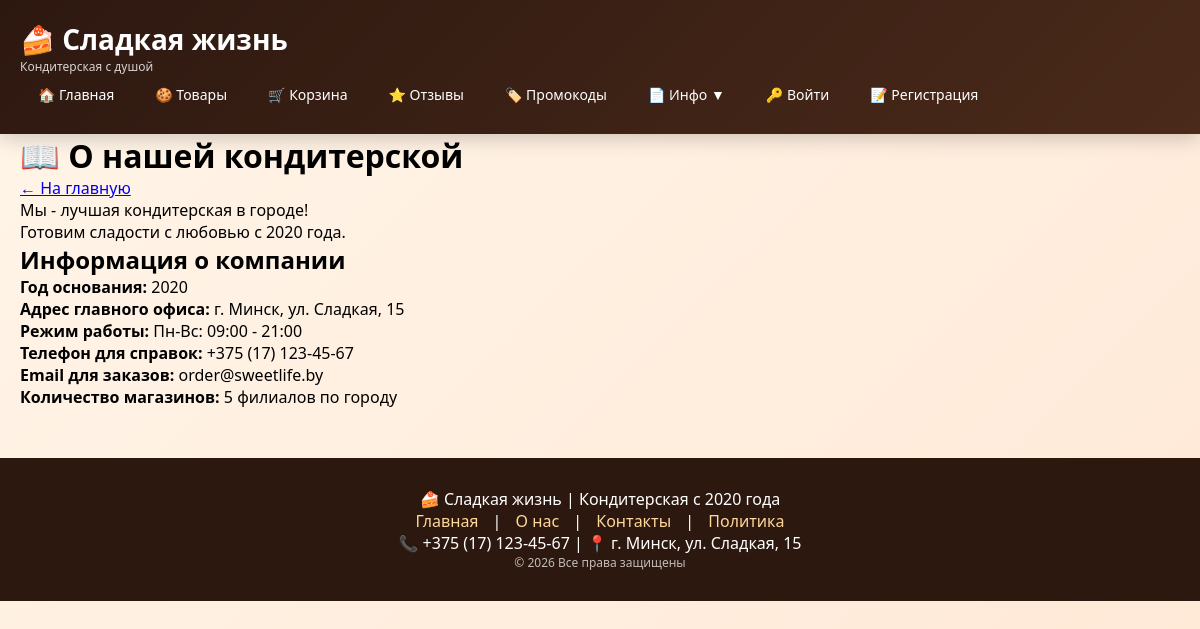
The page /about/ on the database its author committed.
### shop/models.py (models this page shows, shortened)
class CompanyInfo(models.Model):
    key = models.CharField(max_length=100, unique=True)
    value = models.TextField()
    updated_at = models.DateTimeField(auto_now=True)

### shop/views.py (the view)
# urls.py: re_path(r'^about/$', views.about, name='about'),
def about(request):
    info_list = CompanyInfo.objects.all()
    return render(request, 'shop/about.html', {'info_list': info_list})

### shop/templates/shop/about.html (shortened to what this page needs)
{% extends 'shop/base.html' %}
{% block content %}
<h1>📖 О нашей кондитерской</h1>
<a href="{% url 'home' %}">← На главную</a>
<p>Мы - лучшая кондитерская в городе!</p>
<p>Готовим сладости с любовью с 2020 года.</p>
<h2>Информация о компании</h2>
{% for info in info_list %}
    <p><strong>{{ info.key }}:</strong> {{ info.value }}</p>
{% endfor %}
{% endblock %}

### shop/templates/shop/base.html (style rules this page uses)
* { margin: 0; padding: 0; box-sizing: border-box; }
body { font-family: 'Segoe UI', Tahoma, Geneva, Verdana, sans-serif; background: linear-gradient(135deg, #fff5e8 0%, #ffe8d6 100%); min-height: 100vh; }

### rows shown on the page
CompanyInfo: key "Год основания", value "2020"
CompanyInfo: key "Адрес главного офиса", value "г. Минск, ул. Сладкая, 15"
CompanyInfo: key "Режим работы", value "Пн-Вс: 09:00 - 21:00"
CompanyInfo: key "Телефон для справок", value "+375 (17) 123-45-67"
CompanyInfo: key "Email для заказов", value "order@sweetlife.by"
CompanyInfo: key "Количество магазинов", value "5 филиалов по городу"
